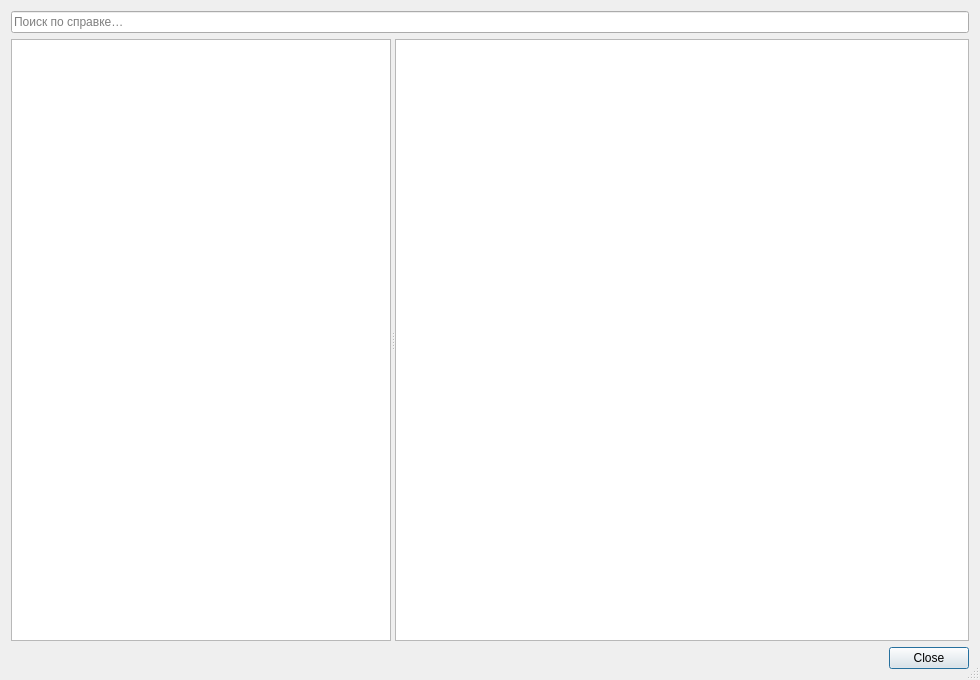
<?xml version="1.0" encoding="UTF-8"?>
<ui version="4.0">
 <class>help_dialog</class>
 <widget class="QDialog" name="help_dialog">
  <property name="geometry">
   <rect>
    <x>0</x>
    <y>0</y>
    <width>980</width>
    <height>680</height>
   </rect>
  </property>
  <property name="minimumSize">
   <size>
    <width>680</width>
    <height>460</height>
   </size>
  </property>
  <property name="font">
   <font>
    <family>Arial</family>
   </font>
  </property>
  <property name="windowTitle">
   <string>Справка</string>
  </property>
  <property name="sizeGripEnabled">
   <bool>true</bool>
  </property>
  <layout class="QVBoxLayout" name="verticalLayout">
   <item>
    <widget class="QLineEdit" name="help_search">
     <property name="placeholderText">
      <string>Поиск по справке…</string>
     </property>
     <property name="clearButtonEnabled">
      <bool>true</bool>
     </property>
    </widget>
   </item>
   <item>
    <widget class="QSplitter" name="help_splitter">
     <property name="orientation">
      <enum>Qt::Orientation::Horizontal</enum>
     </property>
     <property name="childrenCollapsible">
      <bool>false</bool>
     </property>
     <widget class="QTreeWidget" name="help_tree">
      <property name="minimumSize">
       <size>
        <width>210</width>
        <height>0</height>
       </size>
      </property>
      <property name="maximumSize">
       <size>
        <width>380</width>
        <height>16777215</height>
       </size>
      </property>
      <property name="alternatingRowColors">
       <bool>true</bool>
      </property>
      <property name="headerHidden">
       <bool>true</bool>
      </property>
      <column>
       <property name="text">
        <string>Разделы справки</string>
       </property>
      </column>
     </widget>
     <widget class="QTextBrowser" name="help_content">
      <property name="minimumSize">
       <size>
        <width>360</width>
        <height>0</height>
       </size>
      </property>
      <property name="openExternalLinks">
       <bool>true</bool>
      </property>
     </widget>
    </widget>
   </item>
   <item>
    <widget class="QDialogButtonBox" name="buttonBox">
     <property name="orientation">
      <enum>Qt::Orientation::Horizontal</enum>
     </property>
     <property name="standardButtons">
      <set>QDialogButtonBox::StandardButton::Close</set>
     </property>
    </widget>
   </item>
  </layout>
 </widget>
 <resources/>
 <connections>
  <connection>
   <sender>buttonBox</sender>
   <signal>rejected()</signal>
   <receiver>help_dialog</receiver>
   <slot>reject()</slot>
   <hints>
    <hint type="sourcelabel">
     <x>919</x>
     <y>650</y>
    </hint>
    <hint type="destinationlabel">
     <x>489</x>
     <y>339</y>
    </hint>
   </hints>
  </connection>
 </connections>
</ui>
